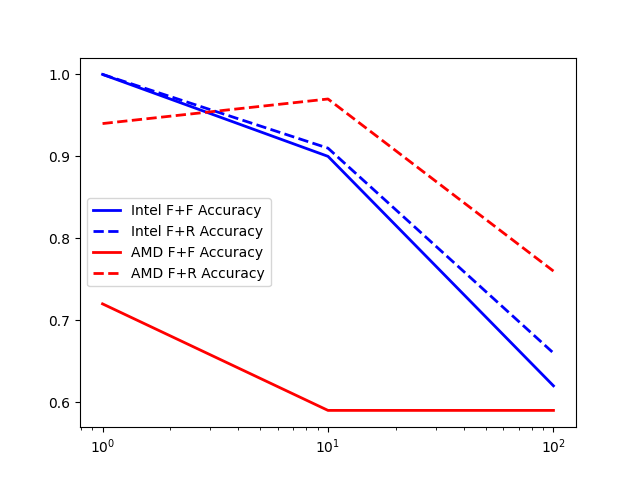

Generate this figure with Python:
import matplotlib.pyplot as plt

freqs = [1, 10, 100]
intel_ff_acc = [1,0.9, 0.62 ]
intel_fr_acc = [1, 0.91, 0.66]

amd_ff_acc = [0.72, 0.59,0.59]
amd_fr_acc = [0.94, 0.97, 0.76]

fig = plt.figure()
ax = fig.add_subplot(1, 1, 1)

ax.plot(freqs, intel_ff_acc, 'b-', linewidth=2, label="Intel F+F Accuracy")
ax.plot(freqs, intel_fr_acc, 'b--', linewidth=2, label="Intel F+R Accuracy")
ax.plot(freqs, amd_ff_acc, 'r-', linewidth=2, label="AMD F+F Accuracy")
ax.plot(freqs, amd_fr_acc, 'r--', linewidth=2, label="AMD F+R Accuracy")
ax.set_xscale('log')
ax.legend()
plt.show()
